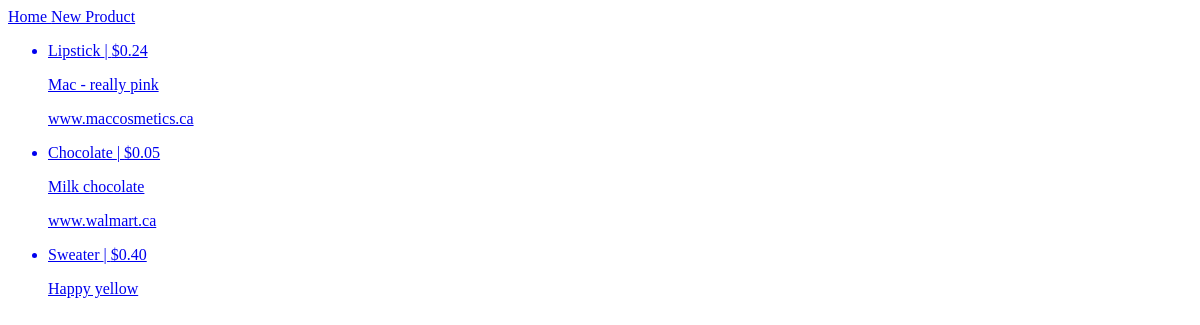
Page /home/ on the earlier database version.
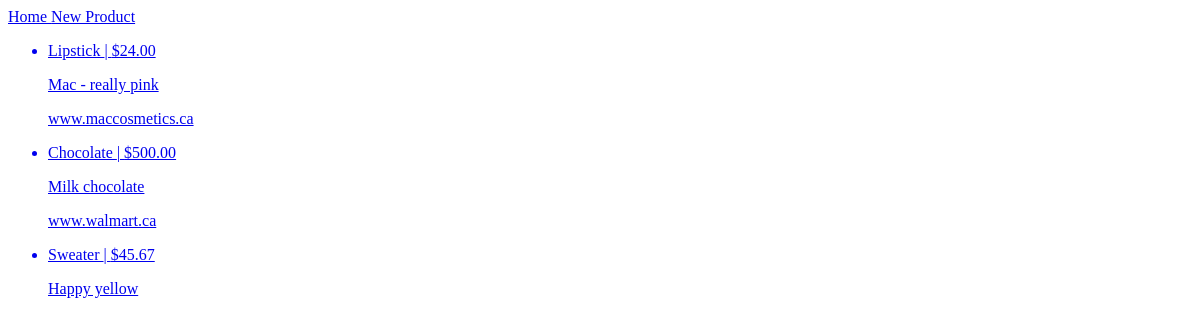
Same page on the later database version.
### rainforest/models.py (models this page shows, shortened)
class Product(models.Model):
    name = models.CharField(max_length = 255)
    description = models.TextField(validators=[MinLengthValidator(10), MaxLengthValidator(500)])
    price = models.IntegerField()
    url = models.CharField(max_length  = 255)
    def price_in_dollars(self):
        dollars = self.price / 100
        return "${:.2f}".format(dollars)

### rainforest/views.py (the view)
# urls.py: path('home/', home_page, name = 'home'),
def home_page(request):
    context = {'products': Product.objects.all()}
    response = render(request, 'index.html', context)
    return HttpResponse(response)

### rainforest/templates/index.html (shortened to what this page needs)
{% extends 'base.html' %}
{% block content %}
<!DOCTYPE html>
<html lang="en" dir="ltr">
  <head>
  </head>
  <body>
    {% for product in products %}
    <a href= "{% url 'product_details' id=product.pk %}">
      <ul>
        <li>
          {{ product.name }} | {{product.price_in_dollars}}
          <p>{{ product.description }}</p>
          <p>{{ product.url }}</p>
        </li>
      </ul>
    </a>
    {% endfor %}
  </body>
</html>
{% endblock %}

### rainforest/templates/base.html (shortened to what this page needs)
{% load staticfiles %}
<!DOCTYPE html>
<html lang="en" dir="ltr">
  <head>
  </head>
  <body>
    <nav>
      <a href= "{% url 'home' %}"> Home </a>
      <a href="{% url 'new_product' %}"> New Product </a>
    </nav>
    {% block content %}
    {% endblock %}
  </body>
</html>

Differences in the rows shown:
changed Product "Lipstick": price_in_dollars "$0.24" → "$24.00"
changed Product "Chocolate": price_in_dollars "$0.05" → "$500.00"
changed Product "Sweater": price_in_dollars "$0.40" → "$45.67"
